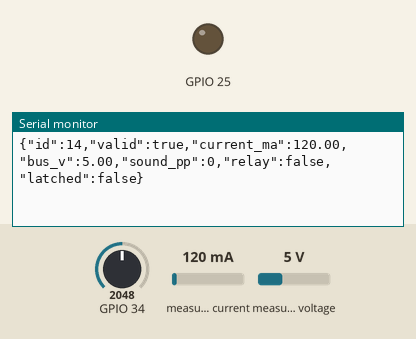
Recording of a sketch running on a simulated ESP32. Shown: output pins drawn as LEDs (lit = HIGH), the last lines printed to the serial monitor. Inputs (shaded band) come from the test bench; at power-on: measured current 120 mA, GPIO 34 = 2048, measured voltage 5 V (analog values on the 0–4095 scale).

Above: at 1.2 s.
1.3 s: measured current set to 485 mA
At 2.4 s:
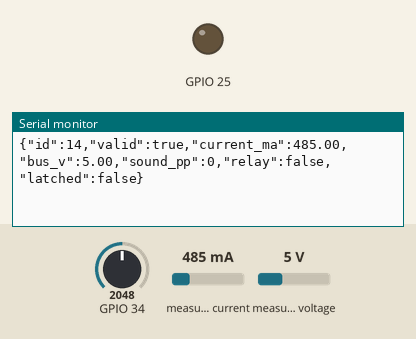
2.8 s: measured current set to 512 mA
At 3.8 s:
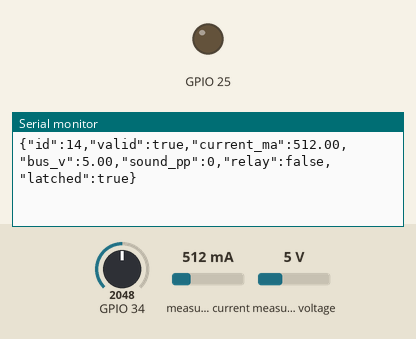
5.5 s: GPIO 34 set to 3
At 6.8 s:
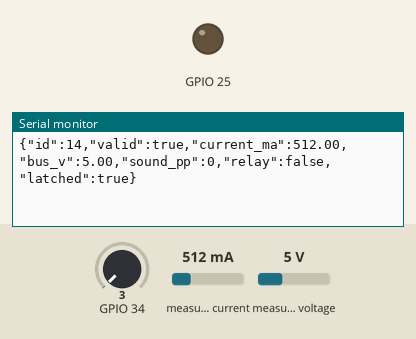
7.0 s: GPIO 34 set to 0
At 7.8 s:
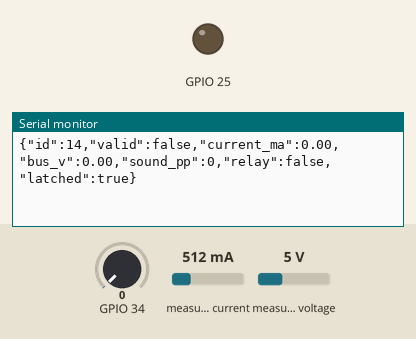

Measured:
- the behaviour switches between 499 and 500 mA on measured current (found by bisection; images 1 and 2)
- the behaviour switches between 2 and 1 on GPIO 34 (found by bisection; images 3 and 4)
- after the input at 1.3 s, the serial monitor: prints a new line after 0.72 s (image 1)
- after the input at 2.8 s, the serial monitor: prints a new line after 0.22 s (image 2)
- after the input at 7.0 s, the serial monitor: prints a new line at once (image 4)

The sketch:

smart-entryway-energy-saver.ino
```cpp
#include <Arduino.h>
#include <Wire.h>
#include <WiFi.h>
#include <PubSubClient.h>
#include <Adafruit_INA219.h>
#include "../config.h"
#include "../saver.h"
WiFiClient wifi;PubSubClient mqtt(wifi);Adafruit_INA219 currentSensor(0x40);Saver saver;
bool sensorReady=false,lastSafe=false;uint32_t sampleAt=0,reportAt=0,retryAt=0;
void command(char*,byte* b,unsigned n){if(n==5&&!memcmp(b,"RESET",5))saver.reset(lastSafe);if(n==3&&!memcmp(b,"OFF",3))saver.stop();}
void setup(){
 pinMode(25,OUTPUT);digitalWrite(25,LOW);Serial.begin(115200);
 analogReadResolution(12);analogSetPinAttenuation(34,ADC_11db);Wire.begin(21,22);sensorReady=currentSensor.begin();
 mqtt.setServer(MQTT_HOST,MQTT_PORT);mqtt.setCallback(command);mqtt.setSocketTimeout(1);
 if(strlen(WIFI_SSID))WiFi.begin(WIFI_SSID,WIFI_PASSWORD);
}
void loop(){
 uint32_t now=millis();
 static char line[16];static uint8_t count=0;static bool overflow=false;
 while(Serial.available()){char c=Serial.read();if(c=='\n'){if(!overflow)command(nullptr,(byte*)line,count);count=0;overflow=false;}else if(c!='\r'){if(count<sizeof(line))line[count++]=c;else overflow=true;}}
 if(strlen(MQTT_HOST)&&WiFi.status()==WL_CONNECTED&&!mqtt.connected()&&uint32_t(now-retryAt)>=10000){
  retryAt=now;String cid="energy14-"+String((uint32_t)ESP.getEfuseMac(),HEX);
  bool ok=strlen(MQTT_USER)?mqtt.connect(cid.c_str(),MQTT_USER,MQTT_PASSWORD):mqtt.connect(cid.c_str());
  if(ok)mqtt.subscribe("energy14/command");
 }
 mqtt.loop();
 if(uint32_t(now-sampleAt)<100){delay(1);return;}sampleAt=now;
 int lo=4095,hi=0;bool micValid=true;
 for(int i=0;i<64;i++){int v=analogRead(34);lo=min(lo,v);hi=max(hi,v);if(v<2||v>4093)micValid=false;delayMicroseconds(100);}
 Wire.beginTransmission(0x40);bool ack=Wire.endTransmission()==0;
 if(!sensorReady&&ack)sensorReady=currentSensor.begin();
 float ma=sensorReady&&ack?currentSensor.getCurrent_mA():NAN;
 float volts=sensorReady&&ack?currentSensor.getBusVoltage_V():NAN;
 bool valid=micValid&&ack&&isfinite(ma)&&isfinite(volts)&&ma>=0&&ma<=1000&&volts>=0&&volts<=6;
 lastSafe=valid&&ma<500;saver.tick(now,valid,ma,hi-lo>=500);digitalWrite(25,saver.on?HIGH:LOW);
 if(uint32_t(now-reportAt)>=1000){reportAt=now;char out[180];snprintf(out,sizeof(out),"{\"id\":14,\"valid\":%s,\"current_ma\":%.2f,\"bus_v\":%.2f,\"sound_pp\":%d,\"relay\":%s,\"latched\":%s}",valid?"true":"false",valid?ma:0,valid?volts:0,hi-lo,saver.on?"true":"false",saver.latched?"true":"false");Serial.println(out);if(mqtt.connected())mqtt.publish("energy14/state",out,true);}
}
```
